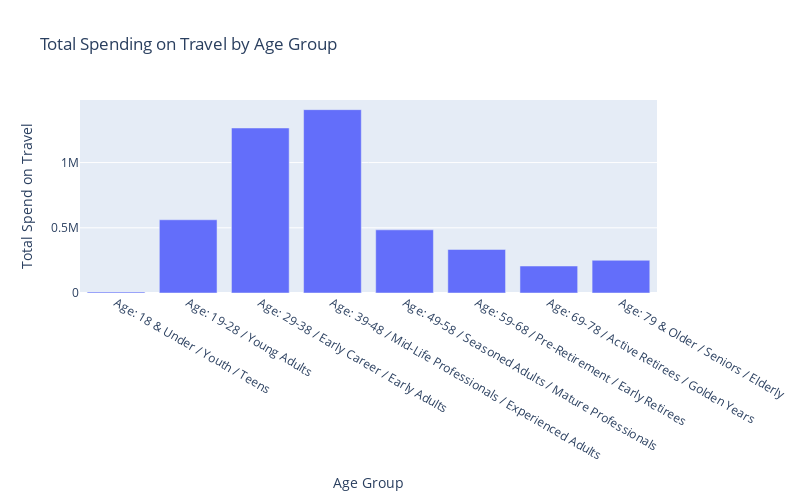

The notebook cell saved with this chart:
### Code cell
import plotly.express as px

# Step 1: Filter the data for the 'Travel' category
travel_spending = df2[df2['category'] == 'travel'].groupby('age_description')['amt'].sum().reset_index()

# Step 2: Create a bar chart using plotly for Travel spending
fig = px.bar(
    travel_spending, x='age_description', y='amt', 
    title="Total Spending on Travel by Age Group",
    labels={'amt': 'Total Spend on Travel', 'age_description': 'Age Group'},
    height=500, width=800
)

fig.show()

### Figure 1 — Plotly figure (JSON) as saved in the notebook; plotly's stock layout.template omitted (floating-point values rounded to 4 significant figures)
{"data": [{"alignmentgroup": "True", "hovertemplate": "Age Group=%{x}<br>Total Spend on Travel=%{y}<extra></extra>", "legendgroup": "", "marker": {"color": "#636efa", "pattern": {"shape": ""}}, "name": "", "offsetgroup": "", "orientation": "v", "showlegend": false, "textposition": "auto", "type": "bar", "x": ["Age: 18 & Under / Youth / Teens", "Age: 19-28 / Young Adults", "Age: 29-38 / Early Career / Early Adults", "Age: 39-48 / Mid-Life Professionals / Experienced Adults", "Age: 49-58 / Seasoned Adults / Mature Professionals", "Age: 59-68 / Pre-Retirement / Early Retirees", "Age: 69-78 / Active Retirees / Golden Years", "Age: 79 & Older / Seniors / Elderly"], "xaxis": "x", "y": [7964.0, 561400.0, 1265000.0, 1406000.0, 484500.0, 334000.0, 207000.0, 250800.0], "yaxis": "y"}], "layout": {"barmode": "relative", "height": 500, "legend": {"tracegroupgap": 0}, "title": {"text": "Total Spending on Travel by Age Group"}, "width": 800, "xaxis": {"anchor": "y", "domain": [0, 1], "title": {"text": "Age Group"}}, "yaxis": {"anchor": "x", "domain": [0, 1], "title": {"text": "Total Spend on Travel"}}}}
